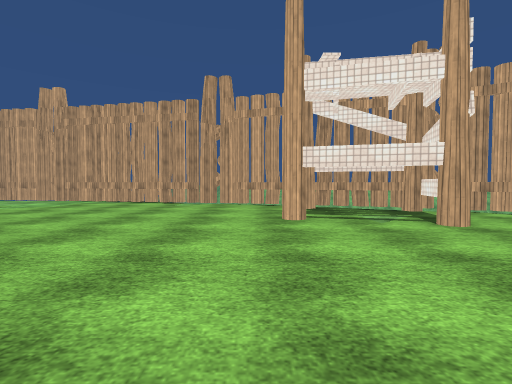
view 1 (above)

15 first-person views from a walk through a 3-D level made in the Unity game engine. The camera is 1.2 m above the floor, tilts 2° down and sees 85° across. The floor is counted in squares, 2 m on a side. Each view is taken from the middle of a square. On the plan, view 1 faces up. The plan holds only what a view shows up to about 9 squares ahead; the rest is blank. The place goes on beyond the plan. The player character is not drawn. Some animated figures are not drawn. Surface patterns are stand-ins for the level's own textures.

view 2
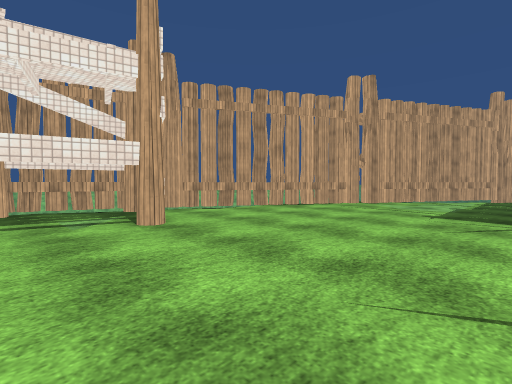

view 3
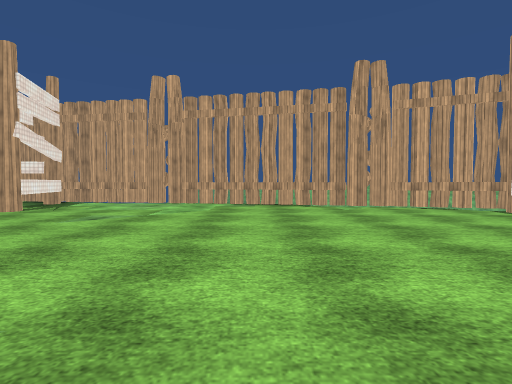

view 4
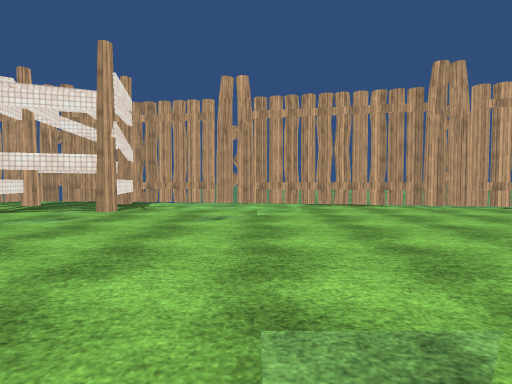

view 5
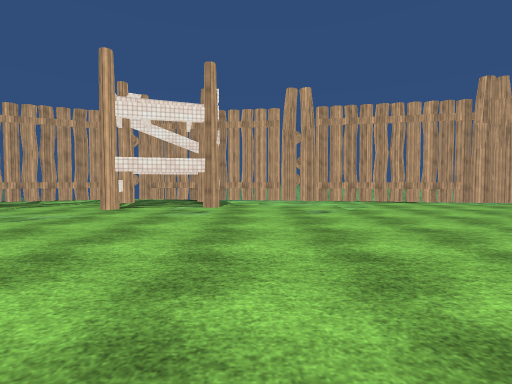

view 6
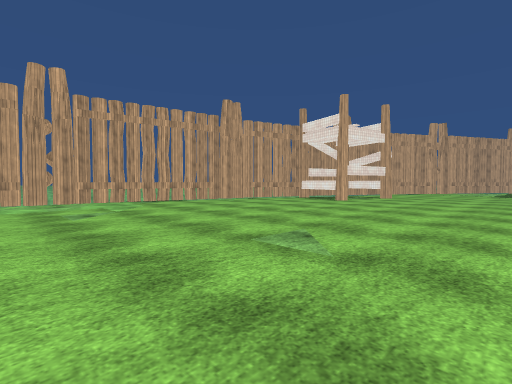

view 7
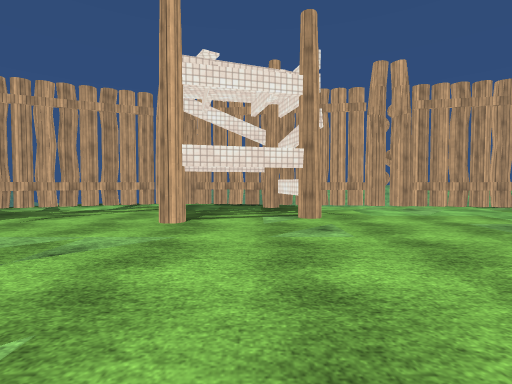

view 8
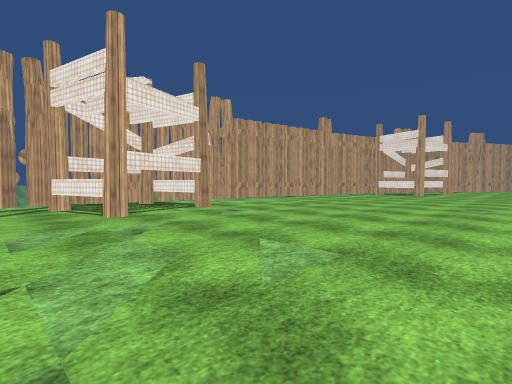

view 9
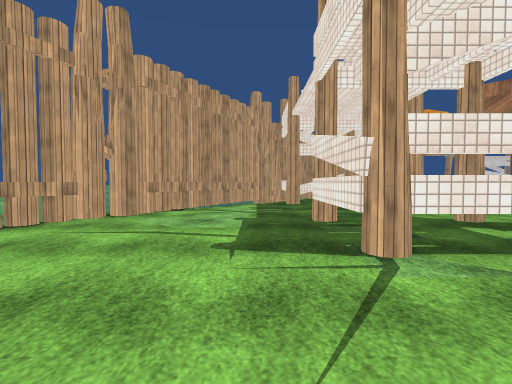

view 10
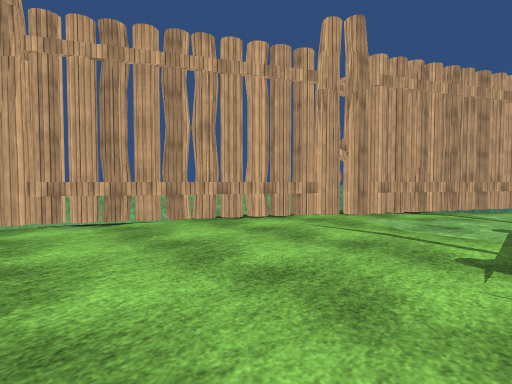

view 11
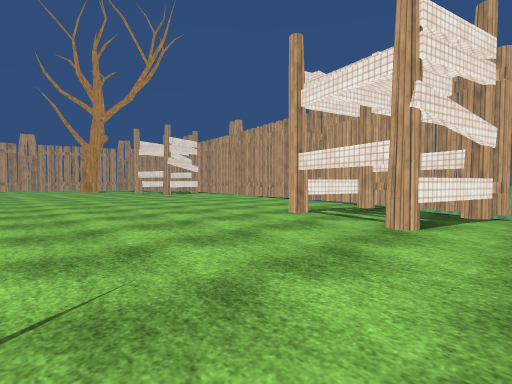

view 12
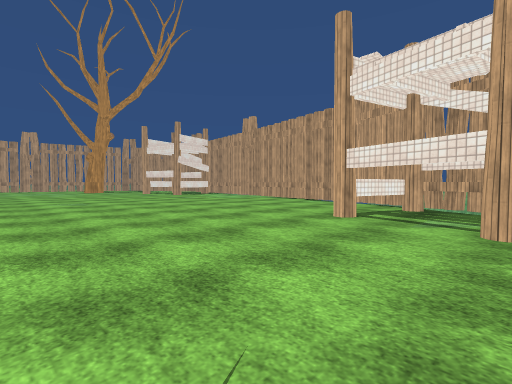

view 13
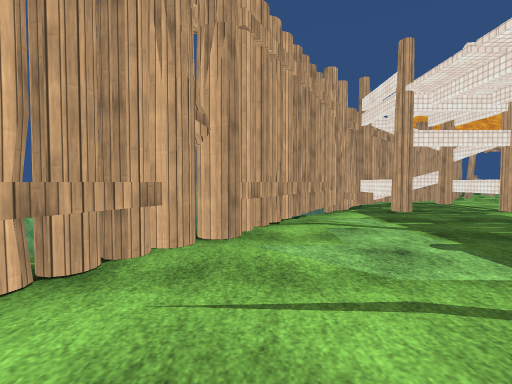

view 14
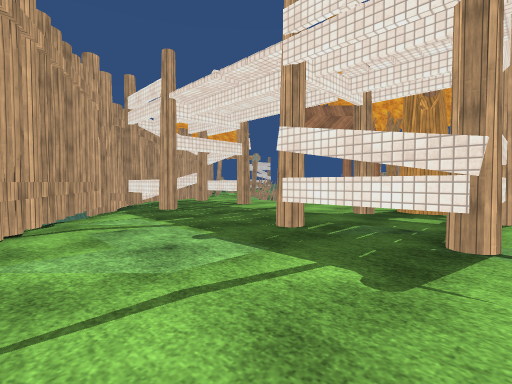

view 15
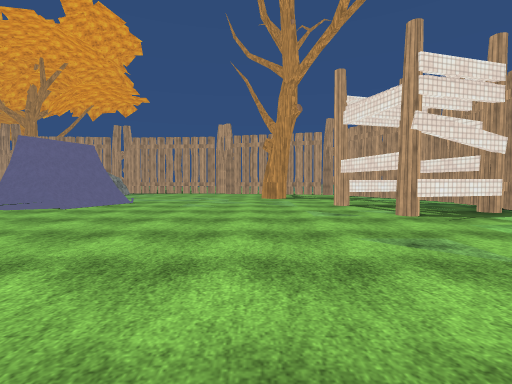

### Floor plan
Key: @ floor where view 1 was taken; # wall or solid block; . floor; v drop or lower ground; T thing the floor can be seen under or through; E tent.
Columns run from 13 left of view 1 to 14 right of it. Each row starts with its distance up from view 1.
 10 ######
  9 ...#########
  8 ..#.#.....######
  7 ..###..........###
  6 ..............T.####
  5 ..............T.#..###
  4 ...............TT....##
  3 ......................###
  2 ........................##v
  1 ..........................##
  0  E...........@.....###...###

Where each view was taken, in squares from view 1:
view 1: 0 up, 0 right, facing up
view 2: 0 up, 1 right, facing up-right
view 3: 1 up, 4 left, facing up
view 4: 1 up, 6 left, facing up
view 5: 0 up, 8 left, facing up
view 6: 0 up, 8 left, facing up-right
view 7: 2 up, 10 left, facing up
view 8: 1 up, 13 left, facing up-right
view 9: 1 up, 4 right, facing right
view 10: 1 up, 4 right, facing up-right
view 11: 0 up, 4 right, facing up-left
view 12: 0 up, 3 right, facing up-left
view 13: 3 up, 6 right, facing right
view 14: 3 up, 6 right, facing down-right
view 15: 4 up, 4 left, facing left
